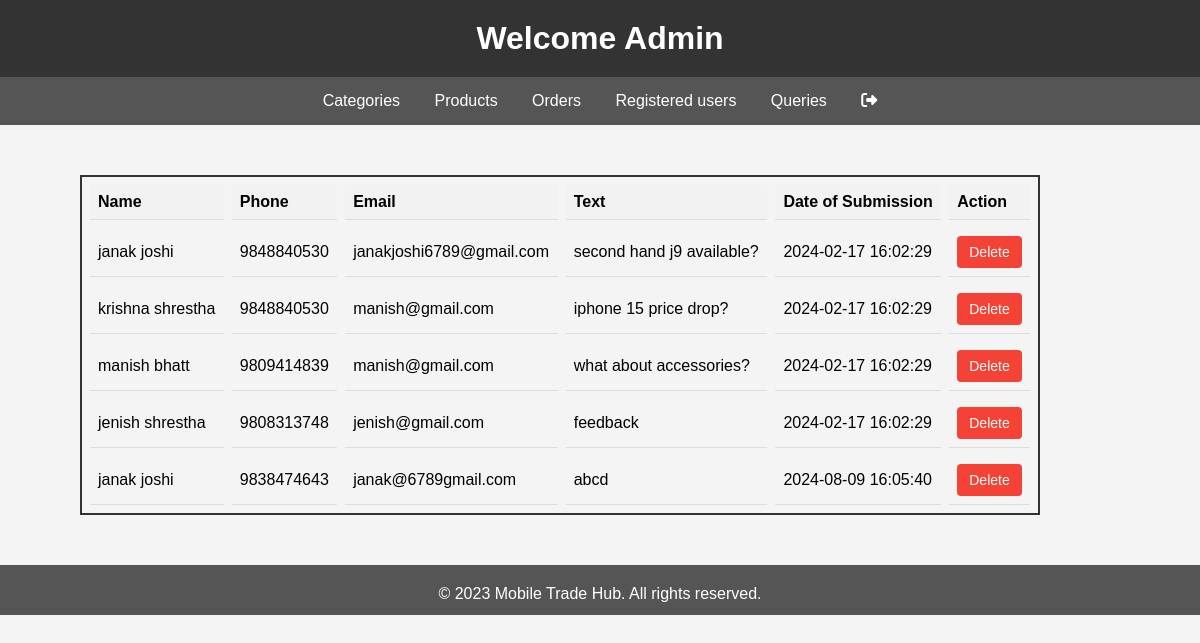
Page /admin/queries.php on the committed database.
### tables this page shows
CREATE TABLE `form` (
  `id` int(100) NOT NULL,
  `fname` varchar(100) NOT NULL,
  `fphone` varchar(100) NOT NULL,
  `email` varchar(100) NOT NULL,
  `text` varchar(250) NOT NULL,
  `submitted_at` datetime NOT NULL DEFAULT current_timestamp()
);

### admin/queries.php (the view, shortened to what this page needs)
<?php
include("top.php");
?>
<!DOCTYPE html>
<html lang="en">
<head>
    <link rel="stylesheet" href="..\css\style5.css">
</head>
<body>
<?php
include("connection.php");
$query = "SELECT * FROM `form`";
$result = mysqli_query($con, $query);
if ($result) {
    echo '<table>';
    echo '</th><th>Name</th><th>Phone</th><th>Email</th><th>Text</th><th>Date of Submission</th><th>Action</th></tr>';
    while ($row = mysqli_fetch_assoc($result)) {
        echo '<tr>';
        echo '<td>' . $row['fname'] . '</td>';
        echo '<td>' . $row['fphone'] . '</td>';
        echo '<td>' . $row['email'] . '</td>';
        echo '<td>' . $row['text'] . '</td>';
        echo '<td>' . $row['submitted_at'] . '</td>';
        echo '<td>';
        echo '<form method="POST" onsubmit="return confirm(\'Are you sure you want to delete this record?\');">';
        echo '<button type="submit" class="delete-button">Delete</button>';
        echo '</form>';
        echo '</td>';
        echo '</tr>';
    }
    echo '</table>';
} else {
    echo "Error in fetching data: " . mysqli_error($con);
}
?>
<?php
include("bottom.php");
?>
</body>
</html>

### css/style.css (style rules this page uses)
* { margin: 0; padding: 0; box-sizing: border-box; }
body { font-family: Arial, sans-serif; background-color: #f4f4f4; }

### css/style5.css (style rules this page uses)
table { margin-top: 50px; margin-bottom: 50px; margin-left: 80px; width: 80%; border-spacing: 8px; border: 2px solid #333; }
th, td { padding: 8px; text-align: left; border-bottom: 1px solid #ddd; }
th { background-color: #f2f2f2; }

### admin/queries.php (style rules this page uses)
.delete-button { background-color: #f44336; color: white; border: none; padding: 8px 12px; text-align: center; text-decoration: none; display: inline-block; font-size: 14px; cursor: pointer; border-radius: 4px; }

### rows in the picture
form: fname "janak joshi", fphone "9848840530", email "janakjoshi6789@gmail.com", text "second hand j9 available?", submitted_at "2024-02-17 16:02:29"
form: fname "krishna shrestha", fphone "9848840530", email "manish@gmail.com", text "iphone 15 price drop?", submitted_at "2024-02-17 16:02:29"
form: fname "manish bhatt", fphone "9809414839", email "manish@gmail.com", text "what about accessories?", submitted_at "2024-02-17 16:02:29"
form: fname "jenish shrestha", fphone "9808313748", email "jenish@gmail.com", text "feedback", submitted_at "2024-02-17 16:02:29"
form: fname "janak joshi", fphone "9838474643", email "janak@6789gmail.com", text "abcd", submitted_at "2024-08-09 16:05:40"
